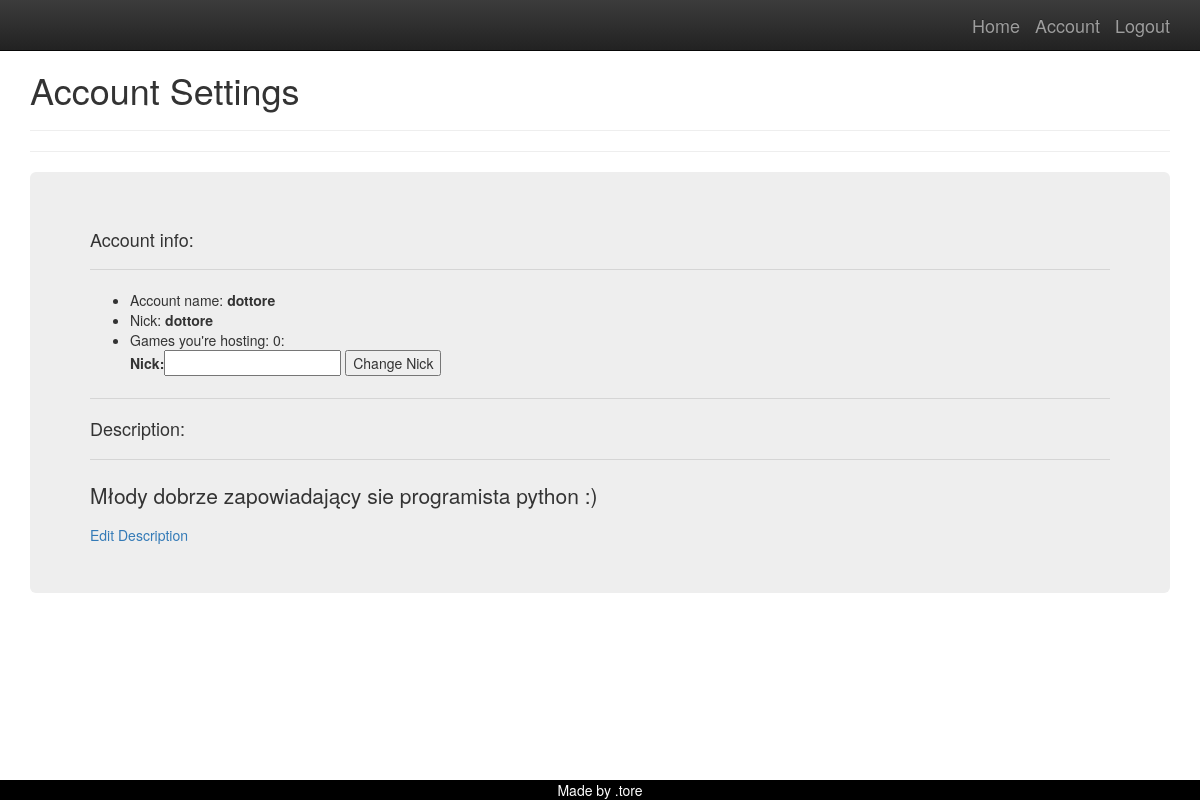
The page /player/account/dottore=pusty (signed in) on the database as committed earlier.
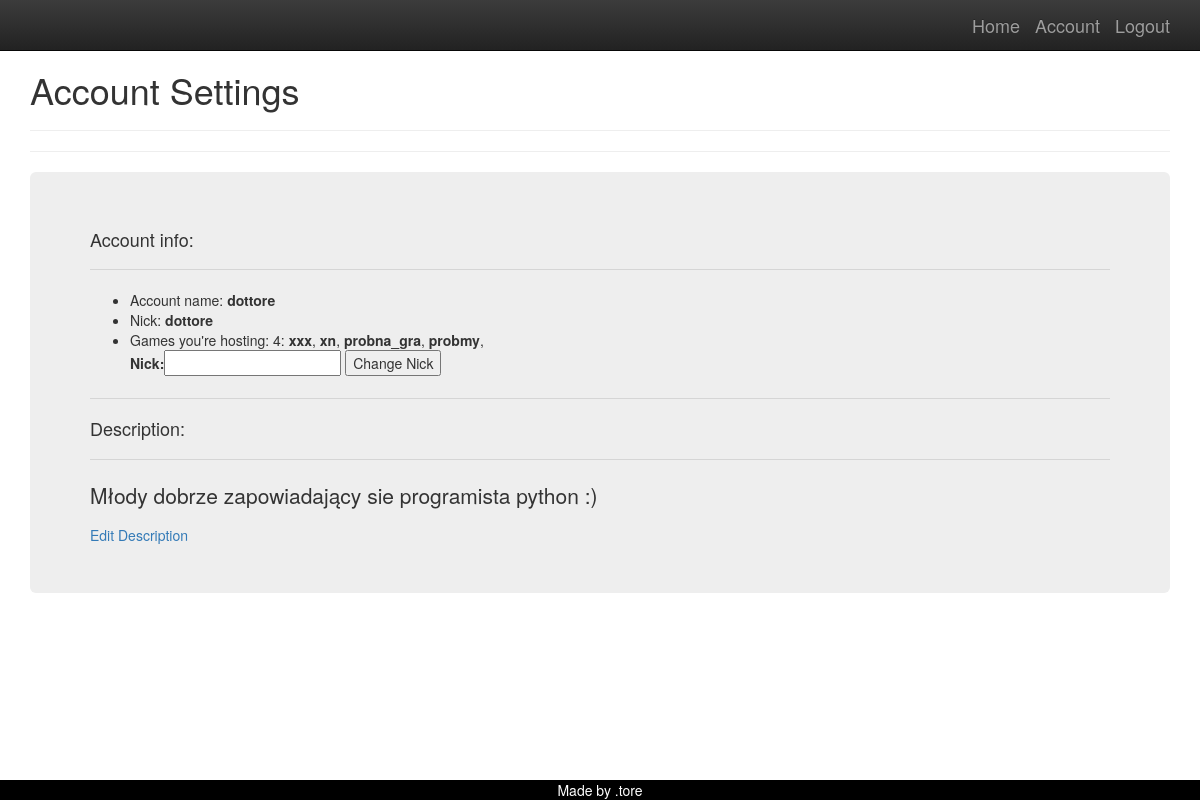
The same page on the database as committed later.
### game/models.py (models this page shows, shortened)
class Game(models.Model):
    name = models.CharField(max_length=150)
    host = models.CharField(max_length=10)
    is_played = models.BooleanField(default = False)
    players_ready = models.IntegerField(default =0)
    max_players = models.IntegerField(default=4)
    who_is_ready = models.ManyToManyField(Player, related_name="guys_ready", blank=True)
    first_player = models.ForeignKey(Player, on_delete=models.CASCADE, related_name='pierwszy', blank=True, null=True)
    second_player = models.ForeignKey(Player, on_delete=models.CASCADE, related_name='drugi', blank=True, null=True)
    third_player = models.ForeignKey(Player, on_delete=models.CASCADE, related_name='trzeci', blank=True, null=True)
    forth_player = models.ForeignKey(Player, on_delete=models.CASCADE, related_name='czwarty', blank=True, null=True)

### player/views.py (the view)
# urls.py: path('account/<str:acc>=<str:notif>', account, name="player_account"),
@login_required
def account(request, acc, notif):
    usr =request.user
    player = Player.objects.get(parent=usr.username)
    form = ChangeNick
    hs = Game.objects.filter(host=player.nick)
    hs_nr = hs.count()
    noti = Notification.objects.get(name=notif)
    desc = player.description
    args = {'player':player,'form':form, 'games':hs, 'games_nr':hs_nr,'notification':noti.note, 'description':desc}
    return render(request, 'player/player_account.html', args)

### player/models.py (called while the page is built)
    def __str__(self):
        return self.nick

### templates/player/player_account.html (shortened to what this page needs)
{% extends 'base.html' %}
{% block content %}
<h1>Account Settings</h1>
<hr>
<hr>
<div class = 'jumbotron'>
    <h4>Account info:</h4>
    <hr>
    <ul>
        <li>Account name:<strong> {{user.username}}</strong></li>
        <li>Nick: <strong>{{player}}</strong></li>
        <li>
            Games you're hosting: {{games_nr}}: {% for g in games %}
            <strong>{{g.name}}</strong>,
            {% endfor %}
        </li>
        <form method ="POST" action = '{% url 'change_nick' %}'>
{{form}}
    <button type = 'submit' name="create" value = 'ok'>Change Nick</button>
       </form>
    </ul>
    <hr>
    <h4> Description:</h4>
    <hr>
    <p>
        {{description}}
    </p>
    <a href='{% url "edit_description" user.username%}'>Edit Description</a>
</div>
</div>
{% endblock %}

Rows that differ between the two databases and show on the page:
added Game: name "xxx"
added Game: name "xn"
added Game: name "probna_gra"
added Game: name "probmy"
Other text that changed with them:
{{ games_nr }}: "0" → "4"
